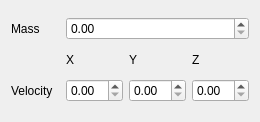
<?xml version="1.0" encoding="UTF-8"?>
<ui version="4.0">
 <class>Physics</class>
 <widget class="QWidget" name="Physics">
  <property name="geometry">
   <rect>
    <x>0</x>
    <y>0</y>
    <width>260</width>
    <height>122</height>
   </rect>
  </property>
  <property name="windowTitle">
   <string>Physics</string>
  </property>
  <layout class="QGridLayout" name="gridLayout">
   <item row="2" column="2">
    <widget class="QDoubleSpinBox" name="doubleSpinBox_velocityY"/>
   </item>
   <item row="1" column="1">
    <widget class="QLabel" name="label_3">
     <property name="maximumSize">
      <size>
       <width>16777215</width>
       <height>15</height>
      </size>
     </property>
     <property name="text">
      <string>X</string>
     </property>
    </widget>
   </item>
   <item row="2" column="3">
    <widget class="QDoubleSpinBox" name="doubleSpinBox_velocityZ"/>
   </item>
   <item row="2" column="0">
    <widget class="QLabel" name="label_2">
     <property name="text">
      <string>Velocity</string>
     </property>
    </widget>
   </item>
   <item row="2" column="1">
    <widget class="QDoubleSpinBox" name="doubleSpinBox_velocityX"/>
   </item>
   <item row="0" column="1" colspan="3">
    <widget class="QDoubleSpinBox" name="doubleSpinBox_mass"/>
   </item>
   <item row="0" column="0">
    <widget class="QLabel" name="label">
     <property name="maximumSize">
      <size>
       <width>50</width>
       <height>16777215</height>
      </size>
     </property>
     <property name="text">
      <string>Mass</string>
     </property>
    </widget>
   </item>
   <item row="1" column="3">
    <widget class="QLabel" name="label_5">
     <property name="text">
      <string>Z</string>
     </property>
    </widget>
   </item>
   <item row="1" column="2">
    <widget class="QLabel" name="label_4">
     <property name="text">
      <string>Y</string>
     </property>
    </widget>
   </item>
  </layout>
 </widget>
 <resources/>
 <connections/>
</ui>
